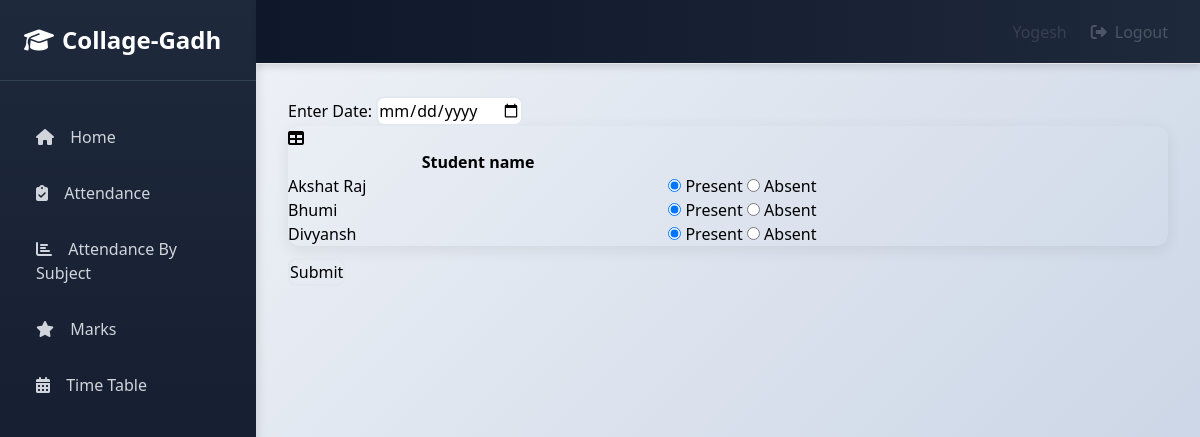
Page /teacher/42/Extra_class/ (signed in) on the committed database.
### info/models.py (models this page shows, shortened)
class User(AbstractUser):
    @property
    def is_student(self):
        if hasattr(self, 'student'):
            return True
        return False

class Student(models.Model):
    user = models.OneToOneField(User, on_delete=models.CASCADE, null=True)
    class_id = models.ForeignKey(Class, on_delete=models.CASCADE, default=1)
    USN = models.CharField(primary_key='True', max_length=100)
    name = models.CharField(max_length=200)
    sex = models.CharField(max_length=50, choices=sex_choice, default='Male')
    DOB = models.DateField(default='1998-01-01')

### info/views.py (the view)
@login_required()
def t_extra_class(request, assign_id):
    ass = get_object_or_404(Assign, id=assign_id)
    c = ass.class_id
    context = {
        'ass': ass,
        'c': c,
    }
    return render(request, 'info/t_extra_class.html', context)

### info/templates/info/t_extra_class.html (shortened to what this page needs)
{% extends 'info/base.html' %}
{% block content %}
{% if c.student_set.all %}
<form action="{% url 'e_confirm' ass.id %}" method="post">
    <label for="date">Enter Date: </label>
    <input type="date" name="date">
    <div class="card mb-3">
        <div class="card-header">
          <i class="fas fa-table"></i>
         <b>{{ dept1.name }}</b></div>
        <div class="card-body">
          <div class="table-responsive">
            <table class="table table-bordered" id="dataTable" width="100%" cellspacing="0">
              <thead>
                <tr>
                    <th>Student name</th>
                    <th></th>
                </tr>
              </thead>
                <tbody>
                {% for s in c.student_set.all %}
                    <tr>
                    <td>{{s.name}}</td>
                    <td>
                        <div class="btn-group btn-group-toggle" data-toggle="buttons">
                                <label class="btn btn-outline-success active">
                                    <input type="radio" name="{{ s.USN }}" id="option1" autocomplete="off" value="present" checked> Present
                                </label>
                                <label class="btn btn-outline-danger">
                                    <input type="radio" name="{{ s.USN }}" id="option2" autocomplete="off" value="absent"> Absent
                                </label>
                        </div>
                    </td>
                    </tr>
                {% endfor %}
                </tbody>
            </table>
          </div>
        </div>
      </div>
    <input class="btn btn-success" type="submit" value="Submit">
</form>
{% else %}
    <p>No students in Class</p>
{% endif %}
{% endblock %}

### info/templates/info/base.html (shortened to what this page needs)
<!DOCTYPE html>
<html lang="en">
  <head>
    {% load static %}
    <script src="https://cdn.tailwindcss.com"></script>
    <link rel="stylesheet" href="https://cdnjs.cloudflare.com/ajax/libs/font-awesome/6.4.0/css/all.min.css">
  </head>
  <body id="page-top" class="flex h-screen bg-gray-100">
    <aside class="sidebar w-64 h-screen overflow-y-auto">
      <div class="p-6 border-b border-slate-700">
        <a href="{% url 'index' %}" class="text-2xl font-bold text-white flex items-center gap-2">
          <i class="fas fa-graduation-cap"></i> Collage-Gadh
        </a>
      </div>
      <nav class="mt-8 px-4 space-y-2">
        <a href="{% url 'index' %}" class="sidebar-item block px-4 py-3 text-gray-300 hover:text-white font-medium">
          <i class="fas fa-home mr-3"></i> Home
        </a>
        {% if request.user.is_student %}
          <a href="{% url 'attendance' request.user.student.USN %}" class="sidebar-item block px-4 py-3 text-gray-300 hover:text-white font-medium">
            <i class="fas fa-clipboard-check mr-3"></i> Attendance
          </a>
          <a href="{% url 'attendance' request.user.student.USN %}" class="sidebar-item block px-4 py-3 text-gray-300 hover:text-white font-medium">
            <i class="fas fa-chart-bar mr-3"></i> Attendance By Subject
          </a>
          <a href="{% url 'marks_list' request.user.student.USN %}" class="sidebar-item block px-4 py-3 text-gray-300 hover:text-white font-medium">
            <i class="fas fa-star mr-3"></i> Marks
          </a>
          <a href="{% url 'timetable' request.user.student.class_id_id %}" class="sidebar-item block px-4 py-3 text-gray-300 hover:text-white font-medium">
            <i class="fas fa-calendar-alt mr-3"></i> Time Table
          </a>
        {% endif %}
      </nav>
    </aside>
    <div class="flex-1 flex flex-col">
      <nav class="navbar h-16 flex items-center justify-between px-8 border-b border-gray-200">
        <div class="flex items-center gap-6">
          <span class="text-gray-700 font-medium capitalize">
            {% if request.user.is_student %}
              {{ request.user.student.name }}
            {% elif request.user.is_teacher %}
              {{ request.user.teacher.name }}
            {% else %}
              {{ request.user.username }}
            {% endif %}
          </span>
          <button onclick="showLogoutModal()" class="text-gray-600 hover:text-gray-900 font-medium flex items-center gap-2">
            <i class="fas fa-sign-out-alt"></i> Logout
          </button>
        </div>
      </nav>
      <main class="flex-1 overflow-auto p-8">
        {% block content %}
        {% endblock %}
      </main>
    </div>
  </body>
</html>

### info/templates/info/base.html (style rules this page uses)
* { margin: 0; padding: 0; box-sizing: border-box; }
body { background: linear-gradient(135deg, #f5f7fa 0%, #c3cfe2 100%); min-height: 100vh; }
.sidebar { background: linear-gradient(180deg, #1e293b 0%, #0f172a 100%); box-shadow: 2px 0 10px rgba(0,0,0,0.1); }
.sidebar-item { border-left: 4px solid transparent; transition: all 0.3s ease; }
.navbar { background: linear-gradient(90deg, #0f172a 0%, #1e293b 100%); box-shadow: 0 4px 6px rgba(0,0,0,0.1); }
.card { border: none; border-radius: 12px; box-shadow: 0 4px 15px rgba(0,0,0,0.08); transition: all 0.3s ease; }
input, textarea, select { border: 2px solid #e2e8f0; border-radius: 8px; transition: all 0.3s ease; }

### rows in the picture
User: user.student.name "Yogesh"
Student: name "Akshat Raj"
Student: name "Bhumi"
Student: name "Divyansh"
